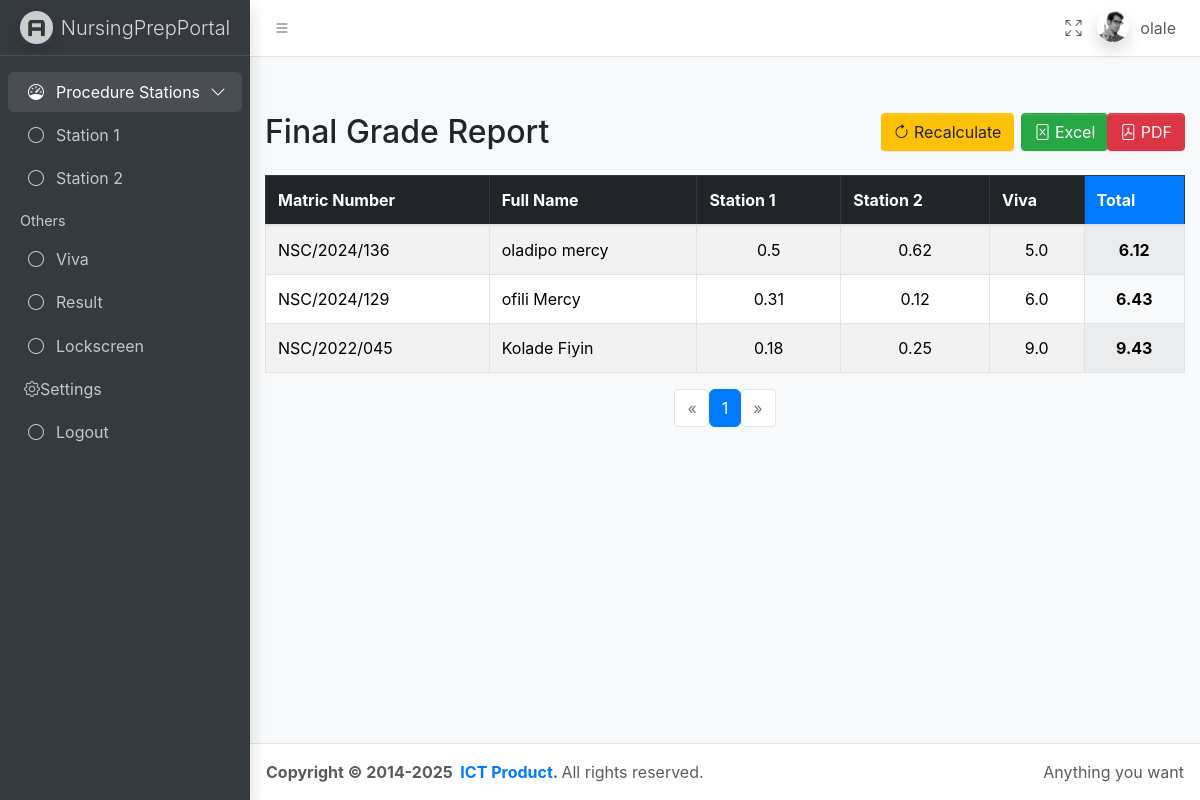
/final-grades/ (signed in), run on an earlier commit of the app's database.
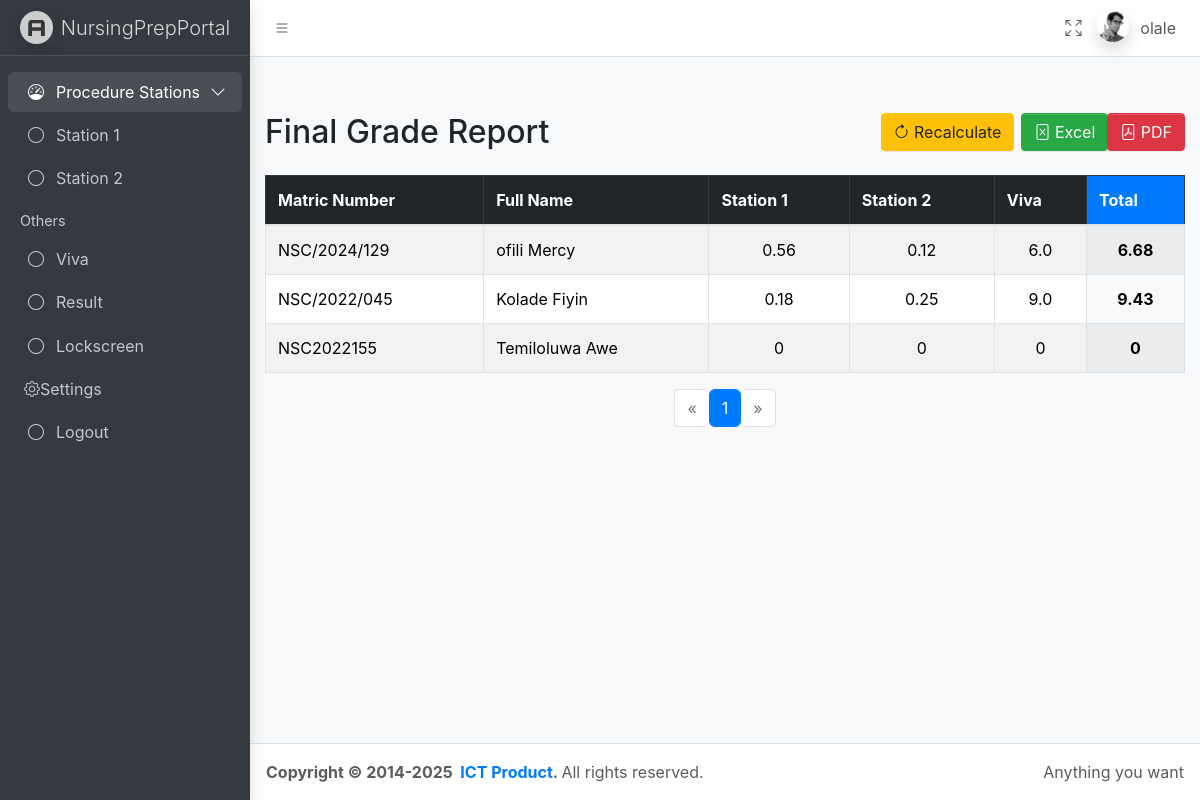
And on a later commit of the database.
### base/models.py (models this page shows, shortened)
class Candidate(models.Model):
    LEVEL_CHOICES = [
        (100, '100 Level'),
        (200, '200 Level'),
        (300, '300 Level'),
        (400, '400 Level'),
        (500, '500 Level'),
        (600, '600 Level'),
    ]
    level = models.PositiveSmallIntegerField(
        choices=LEVEL_CHOICES,
        default=100,  # Sets default to 100 Level
        validators=[MinValueValidator(100), MaxValueValidator(600)]
    )
    matric_number = models.CharField(max_length=20, unique=True)
    full_name = models.CharField(max_length=100)
    passport = models.ImageField(upload_to='passports/', null=True, blank=True)
    session = models.ForeignKey(Session, on_delete=models.CASCADE, related_name='candidates')
    objects = models.Manager()  # default manager
    active = ActiveManager()    # custom manager

class FinalGrade(models.Model):
    candidate = models.OneToOneField(Candidate, on_delete=models.CASCADE)
    viva = models.FloatField()
    total = models.FloatField(blank=True, null=True)
    def calculate_total(self):
        activity_total = Score.objects.filter(candidate=self.candidate).aggregate(models.Sum('score'))['score__sum'] or 0
        return activity_total + self.viva
    def save(self, *args, **kwargs):
        self.total = self.calculate_total()
        super().save(*args, **kwargs)

### base/views.py (the view)
# urls.py: path('final-grades/', views.final_grade_report, name='final_grade_report'),
@login_required(login_url='login')
def final_grade_report(request):
    global_settings = GlobalSettings.objects.first()
    candidates = Candidate.objects.all()
    stations = ProcedureStation.objects.all()
    if global_settings:
        if global_settings.active_session:
            candidates = candidates.filter(session=global_settings.active_session)
            stations = stations.filter(session=global_settings.active_session)
        if global_settings.active_level:
            candidates = candidates.filter(level=global_settings.active_level)
            stations = stations.filter(
                Q(level=global_settings.active_level) |
                Q(level__isnull=True)
            )
    report_data = []
    for candidate in candidates:
        viva_score = VivaScore.objects.filter(candidate=candidate).first()
        viva = viva_score.score if viva_score else 0
        final_grade, created = FinalGrade.objects.get_or_create(
            candidate=candidate,
            defaults={'viva': viva}
        )
        if not created:
            final_grade.viva = viva
        final_grade.save()
        station_scores = []
        for station in stations:
            total_score = Score.objects.filter(
                candidate=candidate,
                activity__station=station
            ).aggregate(Sum('score'))['score__sum'] or 0
            station_scores.append((station.name, total_score))
        report_data.append({
            'matric_number': candidate.matric_number,
            'full_name': candidate.full_name,
            'station_scores': station_scores,
            'viva': viva,
            'total': final_grade.total,
            'level': candidate.get_level_display(),
        })
    paginator = Paginator(report_data, 20)  # Show 20 candidates per page
    page_number = request.GET.get('page')
    page_obj = paginator.get_page(page_number)
    return render(request, 'base/final_grade_report.html', {
        'page_obj': page_obj,
        'stations': stations,
        'global_settings': global_settings
    })

### base/context_processors.py (called while the page is built)
def global_settings(request):
    settings = GlobalSettings.objects.first()
    active_session = settings.active_session if settings else None
    active_level = settings.active_level if settings else None
    return {
        'global_settings': settings,
        'active_session': active_session,
        'active_level': active_level
    }

### base/templates/base/final_grade_report.html (shortened to what this page needs)
{% extends 'main.html' %}
{% load static %}
{% block content %}
<div class="container mt-4">
    <div class="d-flex justify-content-between align-items-center mb-4">
        <h2 class="mb-0">Final Grade Report</h2>
        <div class="btn-group">
            <form method="post" action="{% url 'recalculate_grades' %}" class="me-2">
                <button type="submit" class="btn btn-warning">
                    <i class="bi bi-arrow-clockwise"></i> Recalculate
                </button>
            </form>
            <div class="btn-group" role="group">
                <a href="{% url 'download_grade_report_excel' %}" class="btn btn-success">
                    <i class="bi bi-file-excel"></i> Excel
                </a>
                <a href="{% url 'download_grade_report_pdf' %}" class="btn btn-danger">
                    <i class="bi bi-file-pdf"></i> PDF
                </a>
            </div>
        </div>
    </div>
    <div class="table-responsive">
        <table class="table table-bordered table-striped table-hover">
            <thead class="table-dark">
                <tr>
                    <th scope="col">Matric Number</th>
                    <th scope="col">Full Name</th>
                    {% for station in stations %}
                        <th scope="col">{{ station.name }}</th>
                    {% endfor %}
                    <th scope="col">Viva</th>
                    <th scope="col" class="bg-primary text-white">Total</th>
                </tr>
            </thead>
            <tbody>
                {% for row in page_obj %}
                    <tr>
                        <td>{{ row.matric_number }}</td>
                        <td>{{ row.full_name }}</td>
                        {% for station_name, score in row.station_scores %}
                            <td class="text-center">{{ score }}</td>
                        {% endfor %}
                        <td class="text-center">{{ row.viva }}</td>
                        <td class="text-center fw-bold bg-light">{{ row.total }}</td>
                    </tr>
                {% endfor %}
            </tbody>
        </table>
    </div>
<nav aria-label="Page navigation">
    <ul class="pagination justify-content-center flex-wrap">
        {% if page_obj.has_previous %}
            <li class="page-item">
                <a class="page-link" href="?page={{ page_obj.previous_page_number }}" aria-label="Previous">
                    <span aria-hidden="true">&laquo;</span>
                </a>
            </li>
        {% else %}
            <li class="page-item disabled">
                <span class="page-link">&laquo;</span>
            </li>
        {% endif %}
        {% for num in page_obj.paginator.page_range %}
            {% if page_obj.number == num %}
                <li class="page-item active" aria-current="page">
                    <span class="page-link">{{ num }}</span>
                </li>
            {% else %}
                <li class="page-item">
                    <a class="page-link" href="?page={{ num }}">{{ num }}</a>
                </li>
            {% endif %}
        {% endfor %}
          {% if page_obj.has_next %}
              <li class="page-item">
                  <a class="page-link" href="?page={{ page_obj.next_page_number }}" aria-label="Next">
                      <span aria-hidden="true">&raquo;</span>
                  </a>
              </li>
          {% else %}
              <li class="page-item disabled">
                  <span class="page-link">&raquo;</span>
              </li>
          {% endif %}
      </ul>
  </nav>
</div>
<link rel="stylesheet" href="https://cdn.jsdelivr.net/npm/bootstrap-icons@1.8.0/font/bootstrap-icons.css">
{% endblock %}

What changed in the data, as far as the page shows it:
no longer on this page (row edited): Candidate: matric_number "NSC/2024/136", full_name "oladipo mercy"
no longer on this page (row edited): FinalGrade: viva "5.0", total "6.12"
added Candidate: matric_number "NSC2022155", full_name "Temiloluwa Awe"
Also different on the page:
new list line: "NSC/2024/129 ofili Mercy"
new list line: "0.56 0.12"
new list line: "6.0 6.68"
new list line: "0 0 0 0"
list line gone: "0.5 0.62"
list line gone: "NSC/2024/129 ofili Mercy"
list line gone: "0.31 0.12"
list line gone: "6.0 6.43"
